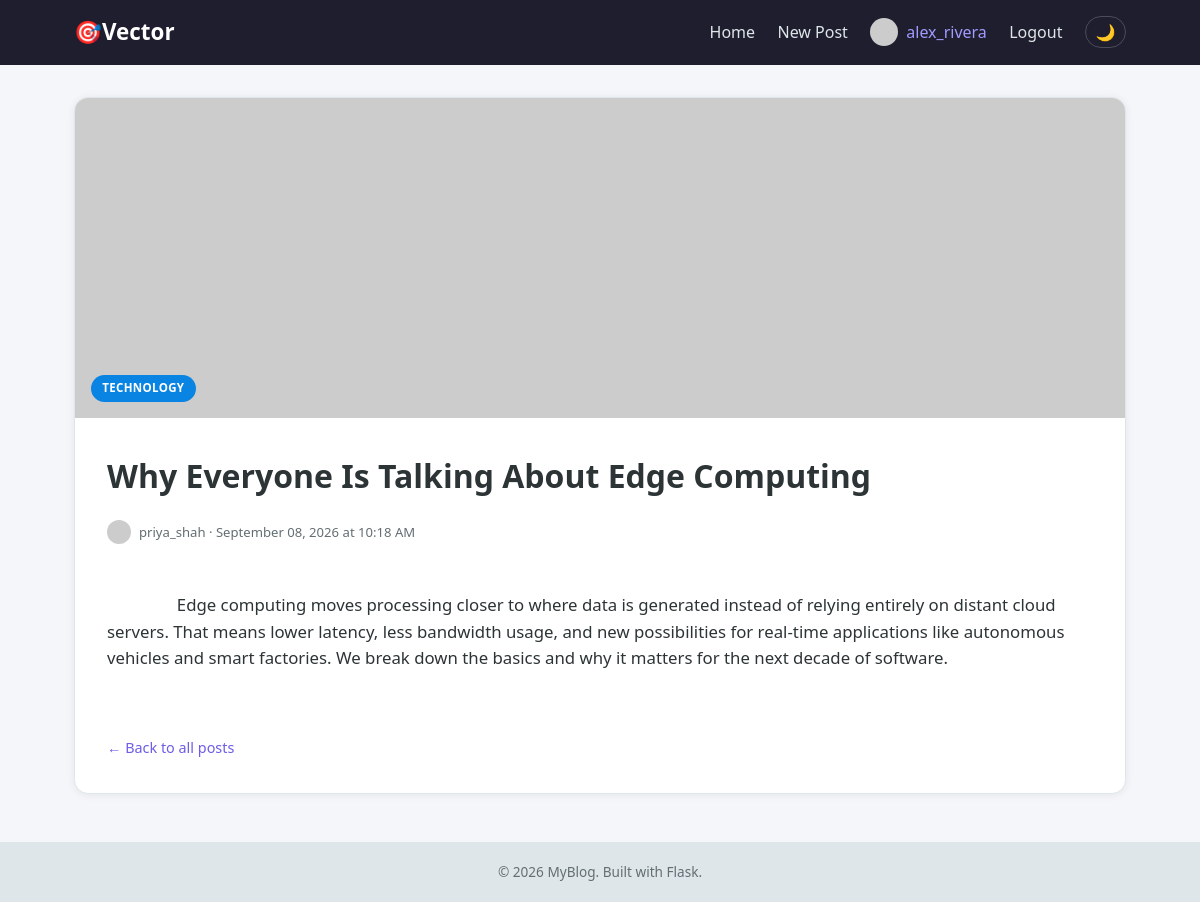
Screenshot of /post/2 (signed in) with the database file from the repository.
### models.py (models this page shows, shortened)
class User(db.Model, UserMixin):
    __tablename__ = 'users'
    id = db.Column(db.Integer, primary_key=True)
    username = db.Column(db.String(80), unique=True, nullable=False)
    email = db.Column(db.String(120), unique=True, nullable=False)
    password_hash = db.Column(db.String(255), nullable=False)
    bio = db.Column(db.Text, default='')
    date_joined = db.Column(db.DateTime, default=datetime.utcnow)
    posts = db.relationship('Post', backref='author', lazy=True,
                             cascade='all, delete-orphan')
    @property
    def avatar_url(self):
        return f"https://ui-avatars.com/api/?name={self.username}&background=6c5ce7&color=fff&size=128&bold=true"

class Post(db.Model):
    __tablename__ = 'posts'
    id = db.Column(db.Integer, primary_key=True)
    title = db.Column(db.String(200), nullable=False)
    content = db.Column(db.Text, nullable=False)
    category = db.Column(db.String(50), default='Lifestyle', nullable=False)
    image_url = db.Column(db.String(400), nullable=True)
    date_posted = db.Column(db.DateTime, default=datetime.utcnow)
    user_id = db.Column(db.Integer, db.ForeignKey('users.id'), nullable=False)
    @property
    def display_image(self):
        return self.image_url or f"https://picsum.photos/seed/post{self.id}/700/450"

### app.py (the view)
@app.route('/post/<int:post_id>')
def post(post_id):
    single_post = db.session.get(Post, post_id)
    if single_post is None:
        flash('Post not found.', 'danger')
        return redirect(url_for('index'))
    return render_template('post.html', post=single_post)

### app.py (called while the page is built)
@login_manager.user_loader
def load_user(user_id):
    return db.session.get(User, int(user_id))

@app.context_processor
def inject_categories():
    return dict(all_categories=CATEGORIES)

### templates/post.html (shortened to what this page needs)
{% extends "base.html" %}
{% block content %}
    <article class="single-post">
        <div class="single-post-image" style="background-image: url('{{ post.display_image }}');">
            <span class="badge badge-{{ post.category|lower }}">{{ post.category }}</span>
        </div>
        <div class="single-post-body">
            <h1 class="page-title">{{ post.title }}</h1>
            <a href="{{ url_for('profile', username=post.author.username) }}" class="post-meta post-meta-link">
                <img src="{{ post.author.avatar_url }}" class="mini-avatar" alt="{{ post.author.username }}">
                <span>{{ post.author.username }} &middot; {{ post.date_posted.strftime('%B %d, %Y at %I:%M %p') }}</span>
            </a>
            <div class="post-body">
                {{ post.content }}
            </div>
            <a href="{{ url_for('index') }}" class="back-link">&larr; Back to all posts</a>
        </div>
    </article>
{% endblock %}

### templates/base.html (shortened to what this page needs)
<!DOCTYPE html>
<html lang="en">
<head>
    <link rel="stylesheet" href="{{ url_for('static', filename='style.css') }}">
</head>
<body>
    <nav class="navbar">
        <div class="nav-container">
            <a href="{{ url_for('index') }}" class="nav-logo">🎯Vector</a>
            <ul class="nav-links">
                <li><a href="{{ url_for('index') }}">Home</a></li>
                {% if current_user.is_authenticated %}
                    <li><a href="{{ url_for('create_post') }}">New Post</a></li>
                    <li>
                        <a href="{{ url_for('profile', username=current_user.username) }}" class="nav-profile">
                            <img src="{{ current_user.avatar_url }}" alt="{{ current_user.username }}" class="nav-avatar">
                            {{ current_user.username }}
                        </a>
                    </li>
                    <li><a href="{{ url_for('logout') }}">Logout</a></li>
                {% else %}
                    <li><a href="{{ url_for('login') }}">Login</a></li>
                    <li><a href="{{ url_for('register') }}" class="nav-cta">Register</a></li>
                {% endif %}
                <li>
                    <button id="theme-toggle" class="theme-toggle-btn" aria-label="Toggle Dark/Light Mode">
                        <span id="theme-toggle-icon">🌙</span>
                    </button>
                </li>
            </ul>
        </div>
    </nav>
    <main class="page">
        <div class="container">
            {% block content %}{% endblock %}
        </div>
    </main>
    <footer class="footer">
        <p>&copy; 2026 MyBlog. Built with Flask.</p>
    </footer>
</body>
</html>

### static/style.css (style rules this page uses)
:root { --bg-body: #f5f6fa; --bg-card: #ffffff; --bg-navbar: #1e1e2f; --bg-footer: #dfe6e9; --text-main: #2d3436; --text-muted: #636e72; --text-hint: #b2bec3; --border-color: #dfe6e9; --primary: #6c5ce7; --primary-hover: #5a4bd6; --primary-light: #a29bfe; --link-color: #6c5ce7; --input-bg: #ffffff; --btn-sec-bg: #dfe6e9; --btn-sec-text: #2d3436; --btn-sec-hover: #b2bec3; --tab-hover: #f0eefd; --shadow: 0 1px 8px rgba(0, 0, 0, 0.07); --shadow-hover: 0 6px 16px rgba(0, 0, 0, 0.12); }
* { margin: 0; padding: 0; box-sizing: border-box; }
body { font-family: 'Segoe UI', Helvetica, Arial, sans-serif; background-color: var(--bg-body); color: var(--text-main); line-height: 1.6; display: flex; flex-direction: column; min-height: 100vh; transition: background-color 0.3s ease, color 0.3s ease; }
a { text-decoration: none; color: var(--link-color); }
img { display: block; max-width: 100%; }
.navbar { background-color: var(--bg-navbar); padding: 0.9rem 0; position: sticky; top: 0; z-index: 10; transition: background-color 0.3s ease; }
.nav-container { max-width: 1100px; margin: 0 auto; display: flex; justify-content: space-between; align-items: center; padding: 0 1.5rem; flex-wrap: wrap; gap: 0.6rem; }
.nav-logo { color: #fff; font-size: 1.4rem; font-weight: 700; }
.nav-links { list-style: none; display: flex; align-items: center; gap: 1.4rem; }
.nav-links a { color: #dfe6e9; font-weight: 500; }
.nav-profile { display: flex; align-items: center; gap: 0.5rem; color: var(--primary-light) !important; font-weight: 600; }
.nav-avatar { width: 28px; height: 28px; border-radius: 50%; object-fit: cover; }
.theme-toggle-btn { background: transparent; border: 1px solid rgba(255, 255, 255, 0.2); color: #dfe6e9; padding: 0.35rem 0.6rem; border-radius: 20px; cursor: pointer; display: flex; align-items: center; justify-content: center; font-size: 1rem; transition: background-color 0.2s ease, border-color 0.2s ease; }
.page { flex: 1; width: 100%; }
.container { max-width: 1100px; margin: 0 auto; padding: 2rem 1.5rem 3rem; width: 100%; }
.page-title { font-size: 2rem; margin-bottom: 1.2rem; color: var(--text-main); }
.footer { text-align: center; padding: 1.2rem; color: var(--text-muted); font-size: 0.85rem; background-color: var(--bg-footer); transition: background-color 0.3s ease, color 0.3s ease; }
.badge { display: inline-block; padding: 0.25rem 0.7rem; border-radius: 14px; font-size: 0.72rem; font-weight: 700; text-transform: uppercase; letter-spacing: 0.03em; color: #fff; background: #636e72; }
.badge-technology { background: #0984e3; }
.post-meta { display: flex; align-items: center; gap: 0.5rem; font-size: 0.82rem; color: var(--text-muted); }
.post-meta-link { color: var(--text-muted); }
.mini-avatar { width: 24px; height: 24px; border-radius: 50%; object-fit: cover; }
.single-post { background: var(--bg-card); border-radius: 14px; overflow: hidden; box-shadow: var(--shadow); border: 1px solid var(--border-color); transition: background-color 0.3s ease, border-color 0.3s ease; }
.single-post-image { height: 320px; background-size: cover; background-position: center; display: flex; align-items: flex-end; padding: 1rem; }
.single-post-body { padding: 2rem; }
.single-post-body .post-meta { margin-bottom: 1.2rem; }
.post-body { margin: 1.3rem 0; white-space: pre-wrap; font-size: 1.05rem; color: var(--text-main); }
.back-link { display: inline-block; margin-top: 1rem; font-size: 0.9rem; }

### rows the page displays
User: username "alex_rivera"
Post: category "TECHNOLOGY", title "Why Everyone Is Talking About Edge Computing", date_posted "September 08, 2026 at 10:18 AM", content "Edge computing moves processing closer to where data is generated instead of relying entirely on distant cloud servers. That means lower latency, less bandwidth usage, and new possibilities for real-time applications like autonomous vehicles and smart factories. We break down the basics and why it matters for the next decade of software."
User: author.username "priya_shah"
